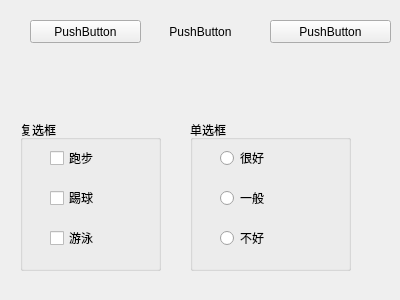
<?xml version="1.0" encoding="UTF-8"?>
<ui version="4.0">
 <class>MyWidget</class>
 <widget class="QWidget" name="MyWidget">
  <property name="geometry">
   <rect>
    <x>0</x>
    <y>0</y>
    <width>400</width>
    <height>300</height>
   </rect>
  </property>
  <property name="windowTitle">
   <string>MyWidget</string>
  </property>
  <widget class="QPushButton" name="pushBtn1">
   <property name="geometry">
    <rect>
     <x>30</x>
     <y>20</y>
     <width>111</width>
     <height>23</height>
    </rect>
   </property>
   <property name="text">
    <string>PushButton</string>
   </property>
   <property name="checkable">
    <bool>true</bool>
   </property>
  </widget>
  <widget class="QPushButton" name="pushBtn2">
   <property name="geometry">
    <rect>
     <x>150</x>
     <y>20</y>
     <width>101</width>
     <height>23</height>
    </rect>
   </property>
   <property name="text">
    <string>PushButton</string>
   </property>
   <property name="flat">
    <bool>true</bool>
   </property>
  </widget>
  <widget class="QPushButton" name="pushBtn3">
   <property name="geometry">
    <rect>
     <x>270</x>
     <y>20</y>
     <width>121</width>
     <height>23</height>
    </rect>
   </property>
   <property name="text">
    <string>PushButton</string>
   </property>
  </widget>
  <widget class="QGroupBox" name="groupBox">
   <property name="geometry">
    <rect>
     <x>20</x>
     <y>120</y>
     <width>141</width>
     <height>151</height>
    </rect>
   </property>
   <property name="title">
    <string>复选框</string>
   </property>
   <widget class="QCheckBox" name="checkBox">
    <property name="geometry">
     <rect>
      <x>30</x>
      <y>30</y>
      <width>71</width>
      <height>16</height>
     </rect>
    </property>
    <property name="text">
     <string>跑步</string>
    </property>
    <property name="tristate">
     <bool>true</bool>
    </property>
   </widget>
   <widget class="QCheckBox" name="checkBox_2">
    <property name="geometry">
     <rect>
      <x>30</x>
      <y>70</y>
      <width>71</width>
      <height>16</height>
     </rect>
    </property>
    <property name="text">
     <string>踢球</string>
    </property>
   </widget>
   <widget class="QCheckBox" name="checkBox_3">
    <property name="geometry">
     <rect>
      <x>30</x>
      <y>110</y>
      <width>71</width>
      <height>16</height>
     </rect>
    </property>
    <property name="text">
     <string>游泳</string>
    </property>
   </widget>
  </widget>
  <widget class="QGroupBox" name="groupBox_2">
   <property name="geometry">
    <rect>
     <x>190</x>
     <y>120</y>
     <width>161</width>
     <height>151</height>
    </rect>
   </property>
   <property name="title">
    <string>单选框</string>
   </property>
   <widget class="QRadioButton" name="radioButton">
    <property name="geometry">
     <rect>
      <x>30</x>
      <y>30</y>
      <width>89</width>
      <height>16</height>
     </rect>
    </property>
    <property name="text">
     <string>很好</string>
    </property>
   </widget>
   <widget class="QRadioButton" name="radioButton_2">
    <property name="geometry">
     <rect>
      <x>30</x>
      <y>70</y>
      <width>89</width>
      <height>16</height>
     </rect>
    </property>
    <property name="text">
     <string>一般</string>
    </property>
   </widget>
   <widget class="QRadioButton" name="radioButton_3">
    <property name="geometry">
     <rect>
      <x>30</x>
      <y>110</y>
      <width>89</width>
      <height>16</height>
     </rect>
    </property>
    <property name="text">
     <string>不好</string>
    </property>
   </widget>
  </widget>
 </widget>
 <layoutdefault spacing="6" margin="11"/>
 <resources/>
 <connections/>
</ui>
